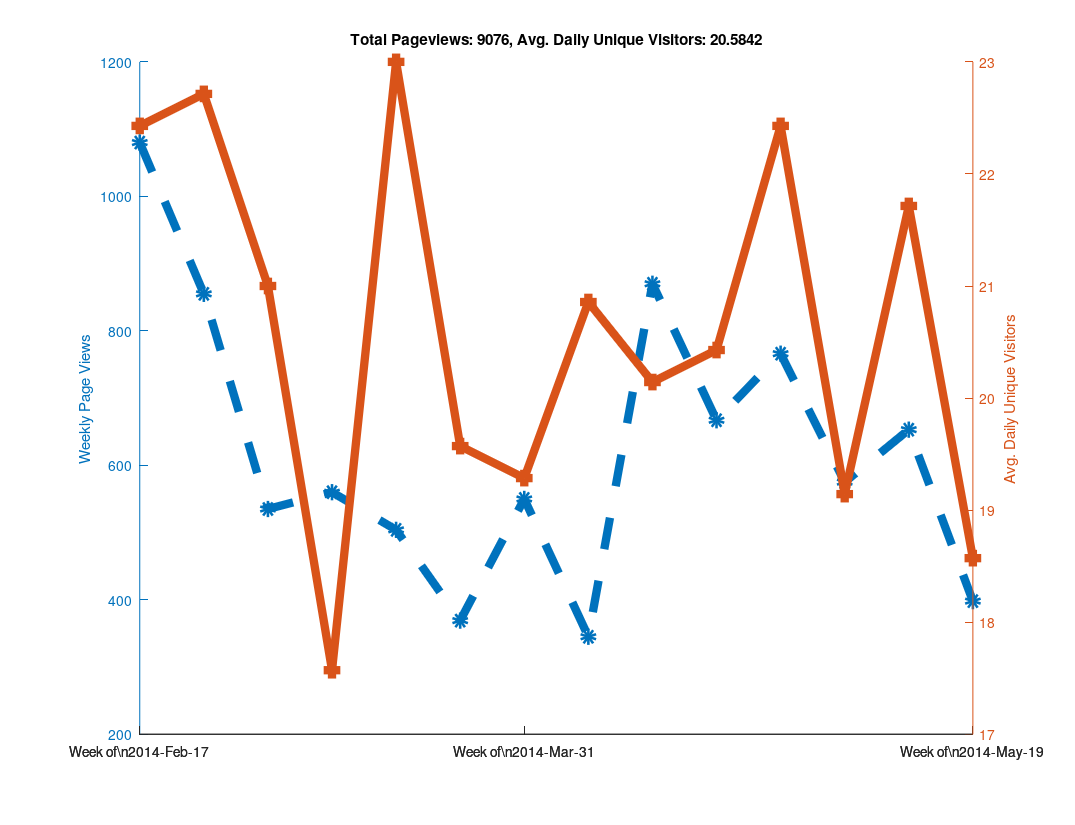

This figure's MATLAB source:
clear all

% Github has a "traffic" page now, but it doesn't seem like you can
% put in an arbitrary date range?  When I looked at it, it showed the
% numbers of unique visitors and views for the last two weeks only...
% So as long as I check back at least once every two weeks I can keep
% a record of it?  Great...

% https://github.com/libMesh/libmesh/graphs/traffic

% Date, Views, Unique Visitors
data = {
    '2014-Feb-17', 274, 25
    '2014-Feb-18', 145, 30
    '2014-Feb-19', 129, 27
    '2014-Feb-20', 202, 24
    '2014-Feb-21', 240, 22
    '2014-Feb-22', 62,  17
    '2014-Feb-23', 28,  12
    '2014-Feb-24', 217, 19
    '2014-Feb-25', 90,  25
    '2014-Feb-26', 189, 36
    '2014-Feb-27', 112, 26
    '2014-Feb-28', 81,  20
    '2014-Mar-01', 113, 17
    '2014-Mar-02', 53,  16
    '2014-Mar-03', 41,  21
    '2014-Mar-04', 144, 35
    '2014-Mar-05', 51,  20
    '2014-Mar-06', 157, 25
    '2014-Mar-07', 50,  22
    '2014-Mar-08', 50,  11
    '2014-Mar-09', 42,  13
    '2014-Mar-10', 61,  16
    '2014-Mar-11', 27,  16
    '2014-Mar-12', 111, 20
    '2014-Mar-13', 66,  20
    '2014-Mar-14', 223, 25
    '2014-Mar-15', 46,   9
    '2014-Mar-16', 26,  17
    '2014-Mar-17', 80,  29
    '2014-Mar-18', 59,  30
    '2014-Mar-19', 85,  31
    '2014-Mar-20', 122, 18
    '2014-Mar-21', 61,  21
    '2014-Mar-22', 33,  18
    '2014-Mar-23', 64,  14
    '2014-Mar-24', 95,  24
    '2014-Mar-25', 75,  28
    '2014-Mar-26', 49,  18
    '2014-Mar-27', 57,  24
    '2014-Mar-28', 33,  16
    '2014-Mar-29', 41,  16
    '2014-Mar-30', 19,  11
    '2014-Mar-31', 52,  12
    '2014-Apr-01', 120, 21
    '2014-Apr-02', 68,  23
    '2014-Apr-03', 98,  28
    '2014-Apr-04', 77,  21
    '2014-Apr-05', 80,  15
    '2014-Apr-06', 55,  15
    '2014-Apr-07', 71,  31
    '2014-Apr-08', 84,  26
    '2014-Apr-09', 33,  18
    '2014-Apr-10', 32,  16
    '2014-Apr-11', 51,  20
    '2014-Apr-12', 25,  15
    '2014-Apr-13', 49,  20
    '2014-Apr-14', 120, 23
    '2014-Apr-15', 191, 27
    '2014-Apr-16', 219, 24
    '2014-Apr-17', 216, 30
    '2014-Apr-18', 63,  19
    '2014-Apr-19', 36,  11
    '2014-Apr-20', 25,   7
    '2014-Apr-21', 115, 24
    '2014-Apr-22', 128, 31
    '2014-Apr-23', 87,  25
    '2014-Apr-24', 108, 23
    '2014-Apr-25', 111, 20
    '2014-Apr-26', 89,   9
    '2014-Apr-27', 29,  11
    '2014-Apr-28', 177, 28
    '2014-Apr-29', 170, 27
    '2014-Apr-30', 183, 28
    '2014-May-01', 97,  25
    '2014-May-02', 64,  23
    '2014-May-03', 43,  12
    '2014-May-04', 32,  14
    '2014-May-05', 125, 28
    '2014-May-06', 68,  24
    '2014-May-07', 68,  19
    '2014-May-08', 114, 14
    '2014-May-09', 47,  20
    '2014-May-10', 139, 20
    '2014-May-11', 14,   9
    '2014-May-12', 90,  27
    '2014-May-13', 92,  22
    '2014-May-14', 197, 32
    '2014-May-15', 140, 26
    '2014-May-16', 59,  20
    '2014-May-17', 21,  9
    '2014-May-18', 54,  16
    '2014-May-19', 117, 28
    '2014-May-20', 47,  18
    '2014-May-21', 55,  19
    '2014-May-22', 77,  26
    '2014-May-23', 28,  12
    '2014-May-24', 38,  13
    '2014-May-25', 36,  14
    '2014-May-26', 44,  13
    '2014-May-27', 166, 24
    '2014-May-28', 139, 20
    };

% length works like you would expect it to for cell arrays.
N=length(data);

% A cell array of strings holding just the dates
dates = {data{:,1}};

% Note the extra square brackets!  This seems to be required (at least
% in Octave) to catch the output of data{:,2} as an array.
views = [data{:,2}];
visitors = [data{:,3}];



% 1.) Make daily plot - You can do this, but it gets a bit hard to read

%% % Can't plot string data automatically?
%% x=linspace(1,N,N);
%%
%% % Only way to set linestyles with plotyy is after the fact, apparently.
%% % plotyy returns the axis handle first, followed by the two plot handles.
%% clf;
%% hold on;
%% [haxis, h1, h2] = plotyy(x, views, x, visitors);
%%
%% % Label the axes
%% ylabel (haxis(1), 'Daily Page Views');
%% ylabel (haxis(2), 'Daily Unique Visitors');
%%
%% % Totaling unique visitors doesn't really mean much...
%% title (['Total Pageviews: ', num2str(sum(views)), ', Avg. Daily Unique Visitors: ', num2str(mean(visitors))]);
%%
%% % Make thick lines - this looks better in PDF
%% set([h1, h2], 'linewidth', 6);
%%
%% % Turn on markers
%% set(h1, 'marker', 'o');
%% set(h2, 'marker', 's');
%%
%% % Set marker size
%% set([h1, h2], 'markersize', 6);
%%
%% % Make dashed line?  Aquaterm doesn't seem to properly display this, but it
%% % does work in the PDF!
%% set(h1, 'linestyle', '--');
%%
%% % Set the xticks and labels so that it shows dates instead of numbers.
%% xticksat = [1 length(x)];
%% set(haxis, 'xtick', xticksat);
%%
%% for i=1:length(xticksat)
%%   xtlabels{i} = data{xticksat(i), 1};
%% end
%% set(haxis, 'xticklabel', xtlabels);
%%
%% % Print to PDF
%% set (gcf, "paperposition", [0.25, 0.25, 10.75, 8.25]);
%% set (gcf, "papersize", [11, 8.5]);
%% set (gcf, "paperorientation", 'landscape');
%%
%% % Make a PDF of this plot.
%% print('-dpdf', 'github_traffic.pdf', '-FHelvetica:20');



% 2.) Make weekly plot - the data is naturally week-periodic
week_indexes = 1:7:N;

% Get total views and average unique viewers for each week
week_views = [];
week_visitors = [];
  for i=1:length(week_indexes)-1
  start = week_indexes(i);
  stop = week_indexes(i+1) - 1;
  week_views(end+1) = sum(views(start:stop));
  week_visitors(end+1) = mean(visitors(start:stop));
end

clf;
hold on;
x=linspace(1, length(week_views), length(week_views));
[haxis, h1, h2] = plotyy(x, week_views, x, week_visitors);

% Label the axes
ylabel (haxis(1), 'Weekly Page Views');
ylabel (haxis(2), 'Avg. Daily Unique Visitors');

% Totaling unique visitors doesn't really mean much...
title (['Total Pageviews: ', num2str(sum(views)), ', Avg. Daily Unique Visitors: ', num2str(mean(visitors))]);

% Make thick lines - this looks better in PDF
set([h1, h2], 'linewidth', 6);

% Turn on markers
set(h1, 'marker', 'o');
set(h2, 'marker', 's');

% Set marker size
set([h1, h2], 'markersize', 6);

% Make dashed line?  Aquaterm doesn't seem to properly display this, but it
% does work in the PDF!
set(h1, 'linestyle', '--');

% Set the xticks and labels so that it shows dates instead of numbers.
xticksat = [1 ceil(length(x)/2) length(x)];
set(haxis, 'xtick', xticksat);

for i=1:length(xticksat)
  xtlabels{i} = ['Week of\n', data{week_indexes(xticksat(i)), 1}];
end
set(haxis, 'xticklabel', xtlabels);

% Print to PDF
set (gcf, "paperposition", [0.25, 0.25, 10.75, 8.25]);
set (gcf, "papersize", [11, 8.5]);
set (gcf, "paperorientation", 'landscape');

% Make a PDF of this plot.
print('-dpdf', 'weekly_github_traffic.pdf', '-FHelvetica:20');



% 3.) Make monthly plot - not enough data to be interesting yet...

%% month_intervals = {'2014-Feb-17', '2014-Mar-17', '2014-Apr-17'};
%%
%% % Numerical indexes of the month intervals
%% month_indexes = [];
%%
%% for i=1:length(month_intervals)
%%   % Calling 'strcmp' on a cell array of strings returns an array of 0s
%%   % and 1s, then 'find' returns the non-zero index.  The 'end' keyword
%%   % is used to append to the array.
%%   month_indexes(end+1) = find(strcmp(month_intervals{i}, dates));
%% end
%%
%% % Get total views and average unique viewers for each month
%% month_views = [];
%% month_visitors = [];
%%   for i=1:length(month_indexes)-1
%%   start = month_indexes(i);
%%   stop = month_indexes(i+1) - 1;
%%   month_views(end+1) = sum(views(start:stop));
%%   month_visitors(end+1) = mean(visitors(start:stop));
%% end
%%
%% clf;
%% hold on;
%% x=linspace(1, length(month_views), length(month_views));
%% [haxis, h1, h2] = plotyy(x, month_views, x, month_visitors);
